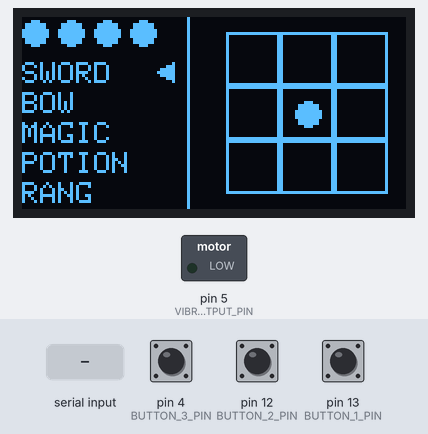
This sketch was run on a simulated Arduino Uno, built with avr-gcc and run on an emulated ATmega328P. Parts: 128×64 one-colour display, switched loads named in the sketch (green lamp = pin HIGH). Inputs (shaded band) come from the test bench; at power-on: pin 12 (BUTTON_2_PIN) HIGH, pin 4 (BUTTON_3_PIN) HIGH, pin 13 (BUTTON_1_PIN) HIGH. What the sketch prints to the serial monitor is not drawn.

Above: at 1.2 s.
1.3 s: "30,150,10\n" received over Serial
At 2.6 s:
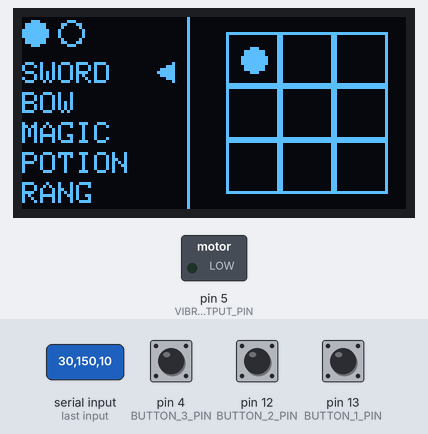
2.9 s: "90,45,200\n" received over Serial
At 4.1 s:
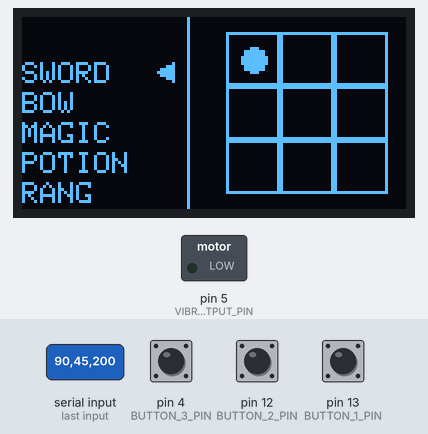
4.4 s: "1\n" received over Serial
At 5.7 s:
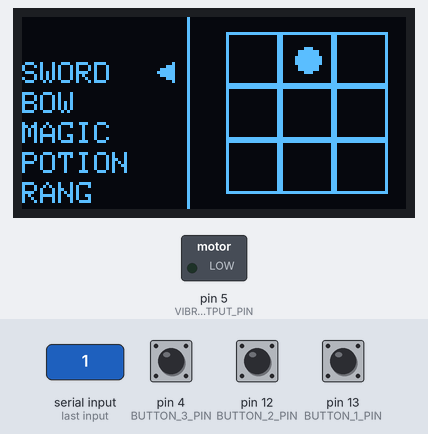
6.0 s: pin 12 (BUTTON_2_PIN) pulled LOW for 0.15 s
At 7.2 s:
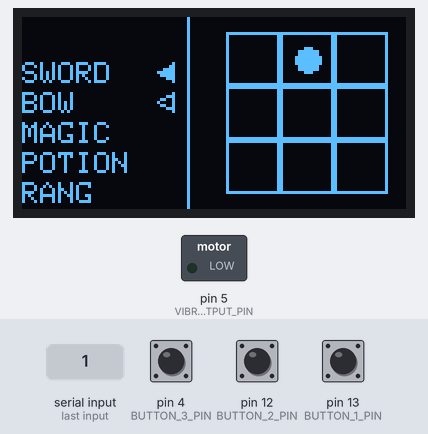
7.6 s: pin 4 (BUTTON_3_PIN) pulled LOW for 0.15 s
At 8.1 s:
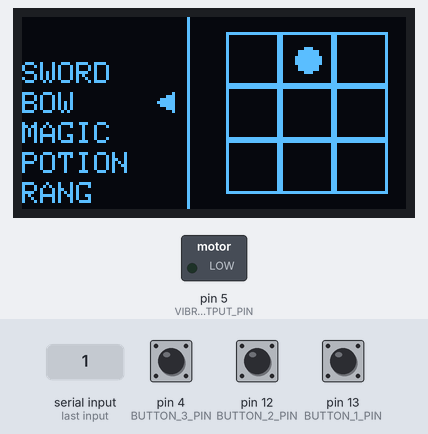
9.2 s: pin 13 (BUTTON_1_PIN) pulled LOW for 0.15 s
At 10.5 s:
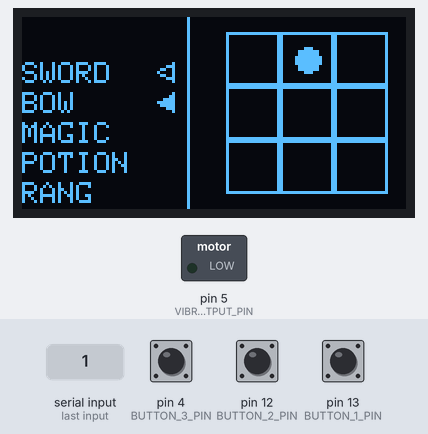
Timing chart, 0 to 11.8 s (numbered marks = the images above; inputs shaded):
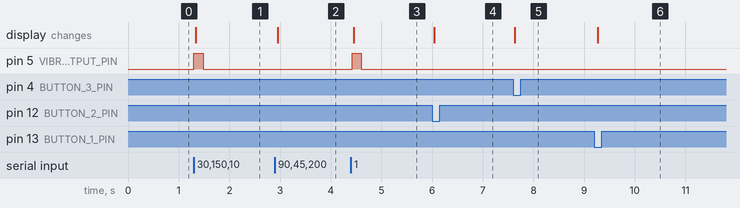

Measured:
- after the input at 1.3 s, pin 5 (VIBRATE_OUTPUT_PIN): LOW → HIGH at once, → LOW 0.18 s later; the display: changes at once (image 1)
- after the input at 2.9 s, the display: changes after 0.06 s (image 2)
- after the input at 4.4 s, pin 5 (VIBRATE_OUTPUT_PIN): LOW → HIGH at once, → LOW 0.18 s later; the display: changes after 0.06 s (image 3)
- after the input at 6.0 s, the display: changes after 0.05 s (image 4)
- after the input at 7.6 s, the display: changes at once (image 5)
- after the input at 9.2 s, the display: changes after 0.07 s (image 6)

The sketch:

p5js_input.ino
```cpp
#include <SPI.h>
#include <Wire.h>
#include <Adafruit_GFX.h>
#include <Adafruit_SSD1306.h>

#define SCREEN_WIDTH 128 // OLED display width, in pixels
#define SCREEN_HEIGHT 64 // OLED display height, in pixels

// Declaration for an SSD1306 display connected to I2C (SDA, SCL pins)
#define OLED_RESET     4 // Reset pin # (or -1 if sharing Arduino reset pin)
// Instantiate SSD1306 driver display object
Adafruit_SSD1306 _display(SCREEN_WIDTH, SCREEN_HEIGHT, &Wire, OLED_RESET);

const int DELAY_MS = 10;

const int ANALOG_INPUT_PIN = A0;
const int MAX_ANALOG_INPUT = 1023;

// Button pins
const int BUTTON_1_PIN = 13;
const int BUTTON_2_PIN = 12;
const int BUTTON_3_PIN = 4;

// Vibromotor
const short VIBRATE_OUTPUT_PIN = 5;

// Text params
int16_t x, y;
uint16_t textWidth, textHeight;

// Track which inventory item is currently selected
int inventoryIndex = 0;
int selectedIndex = 0;

// Track what area of map player is
int mapIndex = 4;

// Current health
int health = 8;
int prevHealth = health;

bool vibrate = false;
int vibTimer = 0;

int _lastAnalogVal = -1;

// Debouncing purposes
bool upIsPressed = false;
bool downIsPressed = false;

void setup() {
  Serial.begin(115200); // set baud rate to 115200

  if (!_display.begin(SSD1306_SWITCHCAPVCC, 0x3D)) { // Address 0x3D for 128x64
    Serial.println(F("SSD1306 allocation failed"));
    for (;;); // Don't proceed, loop forever
  }

  // Buttons are input
  pinMode(BUTTON_1_PIN, INPUT_PULLUP);
  pinMode(BUTTON_2_PIN, INPUT_PULLUP);
  pinMode(BUTTON_3_PIN, INPUT_PULLUP);

  // Set the vibromotor pin to output
  pinMode(VIBRATE_OUTPUT_PIN, OUTPUT);
}

void loop() {
  // Receive serial readings
  if (Serial.available() > 0){
    // If we're here, then serial data has been received
    // Read data off the serial port until we get to the endline delimeter ('\n')
    // Store all of this data into a string
    String rcvdSerialData = Serial.readStringUntil('\n');

    // Convert string data into an integer
    mapIndex = rcvdSerialData.toInt() % 10;
    health = rcvdSerialData.toInt() / 10;
    // If health decreased, vibrate
    if (health < prevHealth) {
      vibrate = true;
    }
    prevHealth = health;
    if (rcvdSerialData.toInt() / 100 == 1) { // Reset inventory
      inventoryIndex = 0;
      selectedIndex = 0;
      health = 8;
    }
  }

  // Vibrate for 5 ticks
  if (vibrate) {
    digitalWrite(VIBRATE_OUTPUT_PIN, HIGH);
    vibTimer++;
    if (vibTimer >= 5) {
      vibTimer = 0;
      vibrate = false;
      digitalWrite(VIBRATE_OUTPUT_PIN, LOW);
    }
  }

  // Receive button inputs
  int button1State = digitalRead(BUTTON_1_PIN);
  int button2State = digitalRead(BUTTON_2_PIN);
  int button3State = digitalRead(BUTTON_3_PIN);

  // Button debounce
  if (button1State) {
    upIsPressed = true;
  }
  if (button2State) {
    downIsPressed = true;
  }

  // Track button states when switching inventory
  if (!button1State && inventoryIndex > 0 && upIsPressed) {
    inventoryIndex--;
    upIsPressed = false;
  }
  if (!button2State && inventoryIndex < 4 && downIsPressed) {
    inventoryIndex++;
    downIsPressed = false;
  }
  if (!button3State) {
    // If the analog value has changed, send a new one over serial
    if (inventoryIndex != selectedIndex){
        Serial.println(inventoryIndex);
    }
    selectedIndex = inventoryIndex;
  }

  // Clear the display
  _display.clearDisplay();

  // Set text params
  // Setup text rendering parameters
  _display.setTextSize(1);
  _display.setTextColor(WHITE, BLACK);

  // Measure the text with those parameters. Pass x, y, textWidth, and textHeight
  // by reference so that they are set within the function itself.
  _display.getTextBounds("", 0, 0, &x, &y, &textWidth, &textHeight);

  // Draw inventory divider
  _display.drawLine(55, 0, 55, 63, SSD1306_WHITE);

  // Draw current health
  if (health == 8) {
    _display.fillCircle(4, 5, 4, SSD1306_WHITE);
    _display.fillCircle(16, 5, 4, SSD1306_WHITE);
    _display.fillCircle(28, 5, 4, SSD1306_WHITE);
    _display.fillCircle(40, 5, 4, SSD1306_WHITE);
  } else if (health == 7) {
    _display.fillCircle(4, 5, 4, SSD1306_WHITE);
    _display.fillCircle(16, 5, 4, SSD1306_WHITE);
    _display.fillCircle(28, 5, 4, SSD1306_WHITE);
    _display.drawCircle(40, 5, 4, SSD1306_WHITE);
  } else if (health == 6) {
    _display.fillCircle(4, 5, 4, SSD1306_WHITE);
    _display.fillCircle(16, 5, 4, SSD1306_WHITE);
    _display.fillCircle(28, 5, 4, SSD1306_WHITE);
  } else if (health == 5) {
    _display.fillCircle(4, 5, 4, SSD1306_WHITE);
    _display.fillCircle(16, 5, 4, SSD1306_WHITE);
    _display.drawCircle(28, 5, 4, SSD1306_WHITE);
  } else if (health == 4) {
    _display.fillCircle(4, 5, 4, SSD1306_WHITE);
    _display.fillCircle(16, 5, 4, SSD1306_WHITE);
  } else if (health == 3) {
    _display.fillCircle(4, 5, 4, SSD1306_WHITE);
    _display.drawCircle(16, 5, 4, SSD1306_WHITE);
  } else if (health == 2) {
    _display.fillCircle(4, 5, 4, SSD1306_WHITE);
  } else if (health == 1) {
    _display.drawCircle(4, 5, 4, SSD1306_WHITE);
  }

  // Draw inventory
  _display.setCursor(0, 15);
  _display.print("SWORD");
  _display.setCursor(0, 25);
  _display.print("BOW");
  _display.setCursor(0, 35);
  _display.print("MAGIC");
  _display.setCursor(0, 45);
  _display.print("POTION");
  _display.setCursor(0, 55);
  _display.print("RANG");

  // Draw selector
  _display.drawTriangle(45, 18 + 10 * inventoryIndex, 50, 15 + 10 * inventoryIndex, 50, 21 + 10 * inventoryIndex, SSD1306_WHITE);

  // Draw selected line
  _display.fillTriangle(45, 18 + 10 * selectedIndex, 50, 15 + 10 * selectedIndex, 50, 21 + 10 * selectedIndex, SSD1306_WHITE);

  // Draw map
  // 1st row
  _display.drawRect(68, 5, 18, 18, SSD1306_WHITE);
  _display.drawRect(86, 5, 18, 18, SSD1306_WHITE);
  _display.drawRect(104, 5, 18, 18, SSD1306_WHITE);
  // 2nd row
  _display.drawRect(68, 23, 18, 18, SSD1306_WHITE);
  _display.drawRect(86, 23, 18, 18, SSD1306_WHITE);
  _display.drawRect(104, 23, 18, 18, SSD1306_WHITE);
  // 3rd row
  _display.drawRect(68, 41, 18, 18, SSD1306_WHITE);
  _display.drawRect(86, 41, 18, 18, SSD1306_WHITE);
  _display.drawRect(104, 41, 18, 18, SSD1306_WHITE);

  // Draw player current location
  if (mapIndex == 0) {
    _display.fillCircle(77, 14, 4, SSD1306_WHITE);
  } else if (mapIndex == 1) {
     _display.fillCircle(95, 14, 4, SSD1306_WHITE);
  } else if (mapIndex == 2) {
     _display.fillCircle(113, 14, 4, SSD1306_WHITE);
  } else if (mapIndex == 3) {
     _display.fillCircle(77, 32, 4, SSD1306_WHITE);
  } else if (mapIndex == 4) {
     _display.fillCircle(95, 32, 4, SSD1306_WHITE);
  } else if (mapIndex == 5) {
     _display.fillCircle(113, 32, 4, SSD1306_WHITE);
  } else if (mapIndex == 6) {
     _display.fillCircle(77, 50, 4, SSD1306_WHITE);
  } else if (mapIndex == 7) {
     _display.fillCircle(95, 50, 4, SSD1306_WHITE);
  } else if (mapIndex == 8) {
     _display.fillCircle(113, 50, 4, SSD1306_WHITE);
  }

  // Render graphics buffer to screen
  _display.display();

  delay(DELAY_MS);
}
```
